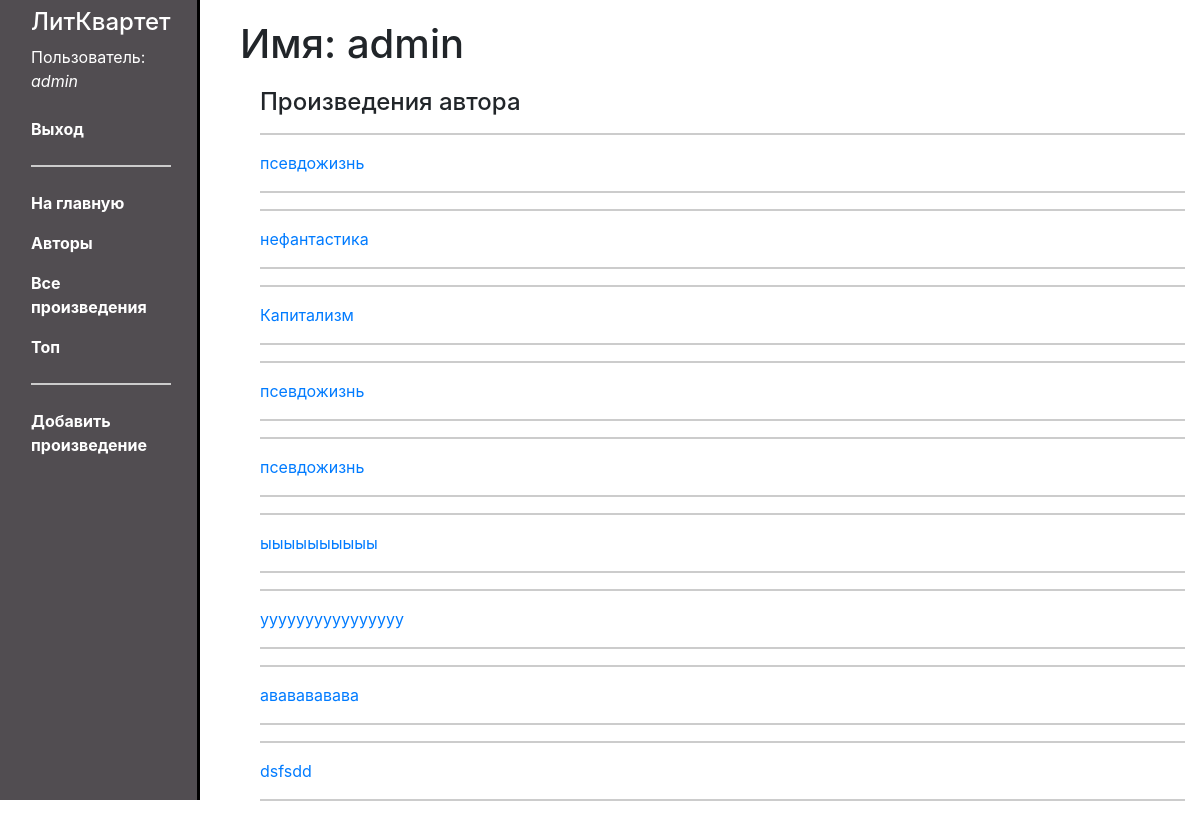
The page /writer/book/1 on the database its author committed.
### writer/models.py (models this page shows, shortened)
class Content(models.Model):
    id = models.UUIDField(primary_key=True, default=uuid.uuid4, help_text='Уникальный id для каждого произведения')
    author = models.ForeignKey(User, verbose_name='Автор', on_delete=models.CASCADE)
    ganre = models.ForeignKey('ContentType', on_delete=models.SET_NULL, null=True, verbose_name='Жанр')
    name = models.CharField('Название', max_length=200)
    description = models.TextField('Аннотация', max_length=500, null=True)
    data = models.TextField('Текст')

### writer/views.py (the view)
# urls.py: re_path(r'^book/(?P<pk>\d+)$', views.UserDetailView.as_view(), name='writer-user-detail'),
class UserDetailView(generic.DetailView):
    model = User
    def get_context_data(self, **kwargs):
        context = super().get_context_data(**kwargs)
        if self.request.POST:
            context['comment_form'] = CommentForm(self.request.POST)
        else:
            context['comment_form'] = CommentForm(initial={'content_id': self.object.pk})
        return context

### writer/templates/auth/user_detail.html
{% extends "base_generic.html" %}
{% block content %}
  <h1>Имя: {{ user.username }}</h1>
<div style="margin-left:20px;margin-top:20px">
    <h4>Произведения автора</h4>
    {% for copy in user.content_set.all %}
    <hr>
    <a href="{% url 'contentdetail' pk=copy.id %}"><p>{{copy.name}}</p></a>
    <hr>
    {% endfor %}
  </div>
{% endblock %}

### writer/templates/base_generic.html (shortened to what this page needs)
<html lang="ru">
<head>
  <link rel="stylesheet" href="https://cdnjs.cloudflare.com/ajax/libs/twitter-bootstrap/4.6.1/css/bootstrap.min.css">
  {% load static %}
  <link rel="stylesheet" href="{% static 'css/style.css' %}">
</head>
<body>
  <div class="container-fluid">
    <div class="row">
      <div class="col-sm-2 sticky-top">
      {% block sidebar %}
          <nav class="navbar">
               <ul class="navbar-nav flex-column ">
                 <li class="nav-item text-white">
                    <h4>ЛитКвартет</h4>
                </li>
                             {% if user.is_authenticated %}
             <li class="nav-item text-white">Пользователь: <p class="font-italic text-white">{{ user.get_username }}</p></li>
             <li class="nav-item"><a class="nav-link text-white font-weight-bold" href="{% url 'logout'%}?next={{request.path}}">Выход</a></li>
           {% endif %}
                     <li class="nav-item">
                      <hr>
                  </li>
                    <li class="nav-item">
                      <a href="{% url 'index' %}" class="nav-link text-white font-weight-bold">На главную</a>
                  </li>
                  <li class="nav-item">
                      <a href="{% url 'users' %}" class="nav-link text-white font-weight-bold">Авторы</a>
                  </li>
                  <li class="nav-item">
                      <a href="{% url 'books' %}" class="nav-link text-white font-weight-bold">Все произведения</a>
                  </li>
                   <li class="nav-item">
                      <a href="{% url 'top_contents' %}" class="nav-link text-white font-weight-bold">Топ</a>
                  </li>
                    <li class="nav-item">
                  {% if user.is_authenticated %}
                      <hr>
                  </li>
                   <li class="nav-item">
                      <a href="{% url 'content_create' %}" class="nav-link text-white font-weight-bold">Добавить произведение</a>
                  </li>
                   {% endif %}
              </ul>
          </nav>
          {% endblock %}
      </div>
      <div class="col-sm-10 ">
      {% block content %}{% endblock %}
      </div>
    </div>
  </div>
</body>
</html>

### writer/static/css/style.css (style rules this page uses)
body { background-color: white; }
.col-sm-2 { border-right: 3px solid; border-right-color: #000; height: 100vh; }
.col-sm-10 { padding-left: 40px; padding-top: 20px; }
.col-sm-2 { background-color: #514D51; }
hr { border-top: 2px double #ccc; }

### rows shown on the page
Content: name "псевдожизнь"
Content: name "нефантастика"
Content: name "Капитализм"
Content: name "псевдожизнь"
Content: name "псевдожизнь"
Content: name "ыыыыыыыыыы"
Content: name "уууууууууууууууу"
Content: name "ававававава"
Content: name "dsfsdd"

### other values the page prints
{{ user.get_username }} "admin"
{{ user.username }} "admin"
